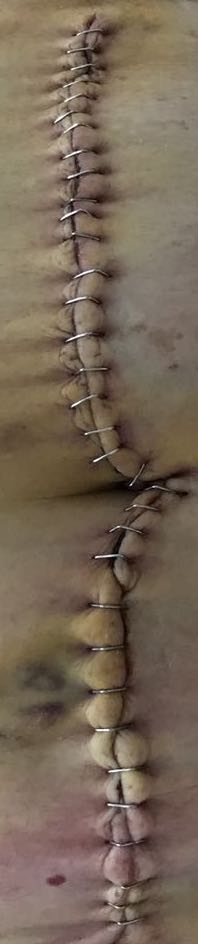
#> input picture staplesremoval/images/image_infection.png, 198 x 944 px
$ python example_segmentation.py
#> lines starting #> are read from the running program, lines starting #| are printed output that depends on the picture; after the words box and inside, x2 and y2 are one past the last pixel; in counts of white or black regions, pixels touching at a corner belong together
### staplesremoval/data.py
import skimage
import os as _os
import os.path as osp
from skimage import *

data_dir = osp.abspath(osp.dirname(__file__))


def load_infection_example_image():
    return skimage.color.rgba2rgb(skimage.io.imread(_os.path.join(data_dir, 'images/image_infection.png')))


def load_noinfection_example_image():
    return skimage.color.rgba2rgb(skimage.io.imread(_os.path.join(data_dir, 'images/image_noinfection.png')))

### staplesremoval/staples_detector.py
import skimage
from skimage.color import rgb2hsv
from skimage import morphology
import numpy
import scipy


def generate_mask(image):
    hsv_image = convert_image_to_HSV(image)
    V = get_V_channel(hsv_image)

    GY = calculate_sobel_vertical_gradient(V)
    BY = binarize_image(GY, 60 / 255)

    se = numpy.array([[1, 1, 1], [1, 1, 1], [1, 1, 1]])
    C = morphological_closing(BY, se)

    holes = fill_small_holes(C)
    filtered = remove_small_objects(holes, 50)

    dilated_mask = dilate_mask(dilate_mask(filtered, se), se)
    colormask = get_drawn_mask(image, dilated_mask)

    return colormask, dilated_mask


def convert_image_to_HSV(image):
    return (rgb2hsv(image))


def get_V_channel(hsvImage):
    return (hsvImage[:, :, 2])
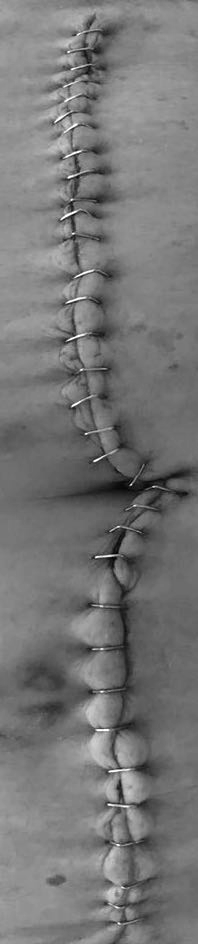
#> returned value: shape (944, 198) float64; min 0.0118, max 1, mean 0.466


def calculate_sobel_vertical_gradient(image):
    ky = numpy.array([[1, 2, 1],
                      [0, 0, 0],
                      [-1, -2, -1]])
    return (scipy.ndimage.convolve(image, ky))
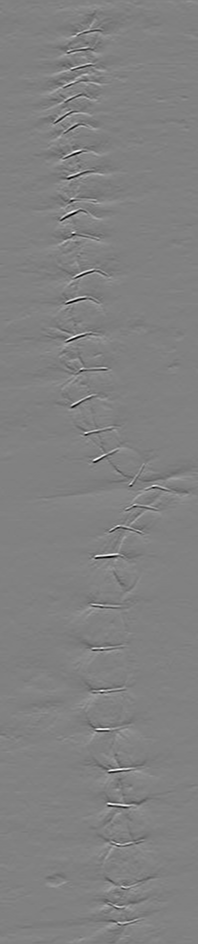
#> returned value: shape (944, 198) float64; min -3.36, max 3.26, mean -3.11e-05; drawn with min black and max white


def binarize_image(image, threshold):
#> called with threshold = 0.235
    binary = image.copy()
    binary[binary > threshold] = 1
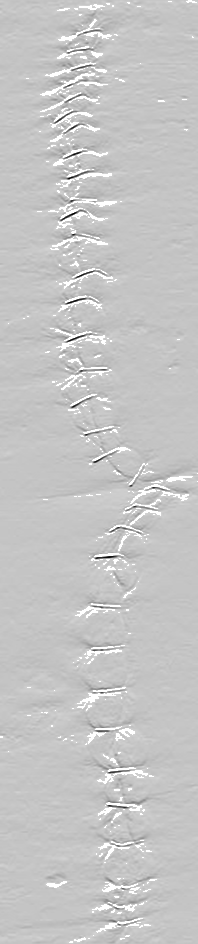
#> binary: shape (944, 198) float64; 4.05% of pixels changed, all inside (x1, y1, x2, y2) = (0, 0, 198, 943); drawn with min black and max white
    binary[binary <= threshold] = 0
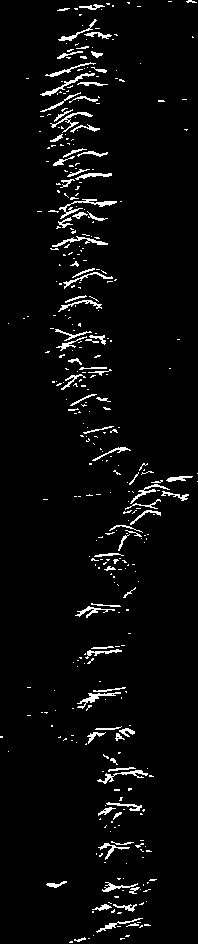
#> binary: shape (944, 198) float64; values 0 (black) and 1 (white), 4% white in thin lines or dots

    return binary


def morphological_closing(image, structuring_element):
    return (skimage.morphology.binary_closing(image,
                                              structuring_element))
#> returned value: shape (944, 198) bool; 5.1% white; 236 white regions (188 under 20 px), largest, box (x1, y1, x2, y2) and area: (91, 480, 189, 561) 902, (56, 193, 117, 229) 601, (50, 108, 100, 142) 506


def fill_small_holes(image):
    return (scipy.ndimage.morphology.binary_fill_holes(image))
#> returned value: shape (944, 198) bool; 5.3% white; 236 white regions (188 under 20 px), largest, box (x1, y1, x2, y2) and area: (91, 480, 189, 561) 934, (56, 193, 117, 229) 617, (50, 108, 100, 142) 506


def remove_small_objects(image, area):
#> called with area = 50
    return (skimage.morphology.remove_small_objects(image, area))
#> returned value: shape (944, 198) bool; 4.5% white; 31 white regions, largest, box (x1, y1, x2, y2) and area: (91, 480, 189, 561) 921, (56, 193, 117, 229) 610, (50, 108, 100, 142) 506


def dilate_mask(mask, structuring_element):
    return (skimage.morphology.binary_dilation(mask,
                                               structuring_element))
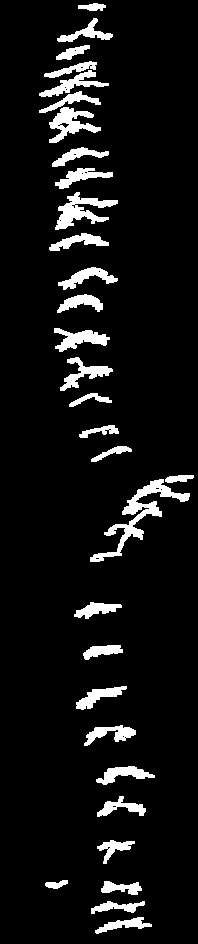
#> returned value: shape (944, 198) bool; 7.6% white; 31 white regions, largest, box (x1, y1, x2, y2) and area: (90, 479, 190, 562) 1597, (55, 192, 118, 230) 978, (49, 107, 101, 143) 824
#> in dilate_mask (call 2), `return (skimage.morphology.binary_dilation(mask, structuring_element))`:
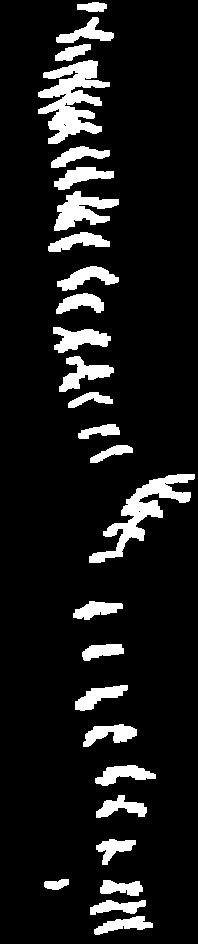
#> returned value: shape (944, 198) bool; 10.7% white; 27 white regions, largest, box (x1, y1, x2, y2) and area: (38, 60, 110, 144) 3018, (89, 474, 195, 563) 2478, (54, 191, 119, 231) 1325

def get_drawn_mask(image,mask):

    colormask = image.copy()
    for i in range(mask.shape[0]):
        for j in range(mask.shape[1]):
            if mask[i, j]:
                colormask[i, j, 0] = 70/255
                colormask[i, j, 1] = 253/255
                colormask[i, j, 2] = 52/255
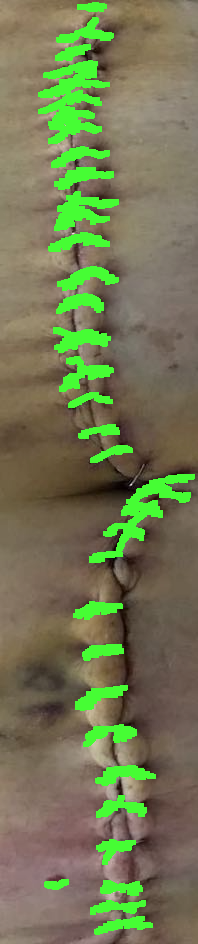
#> colormask: shape (944, 198, 3) float64; mean R, G, B 0.45, 0.471, 0.328

    return colormask

### staplesremoval/inpainting.py
from softcolor.morphology import MorphologyInCIELab, soften_structuring_element
from skimage.morphology import disk
from skimage import img_as_float
import numpy

def inpaint_from_mask(image,mask):
#> (the run stopped early here; a loop or call above may not have finished)
